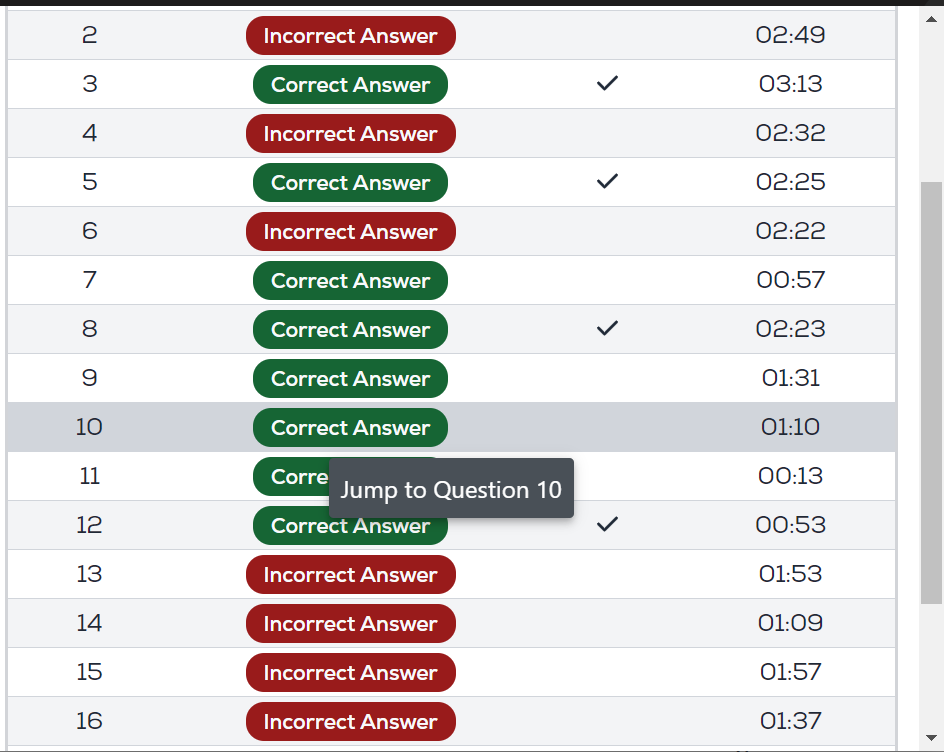
#> input picture input_image.png, 944 x 752 px
$ python q6.py
#> lines starting #> are read from the running program, lines starting #| are printed output that depends on the picture; after the words box and inside, x2 and y2 are one past the last pixel; in counts of white or black regions, pixels touching at a corner belong together
import cv2

file_input = input("Enter the name of the image file with extension: ")
#> the answer given: input_image.png
image = cv2.imread(file_input)
#> image is the input picture: shape (752, 944, 3); mean B, G, R 212.1, 213.9, 216.6
gray = cv2.cvtColor(image, cv2.COLOR_BGR2GRAY)
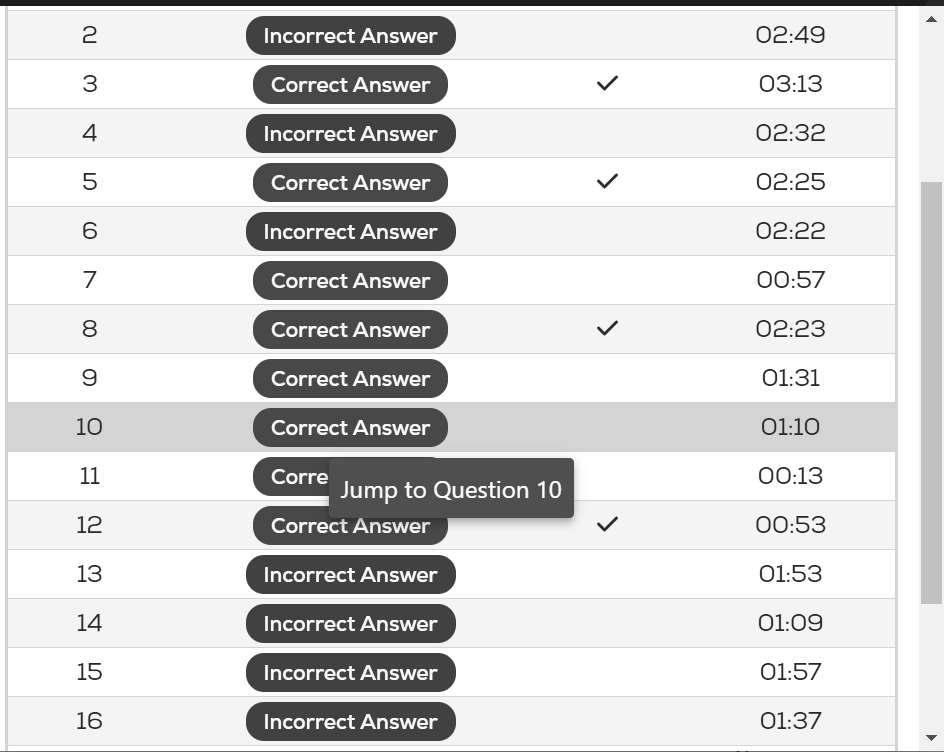
#> gray: shape (752, 944); min 27, max 255, mean 214.6
_, threshold = cv2.threshold(gray, 0, 255, cv2.THRESH_BINARY_INV + cv2.THRESH_OTSU)
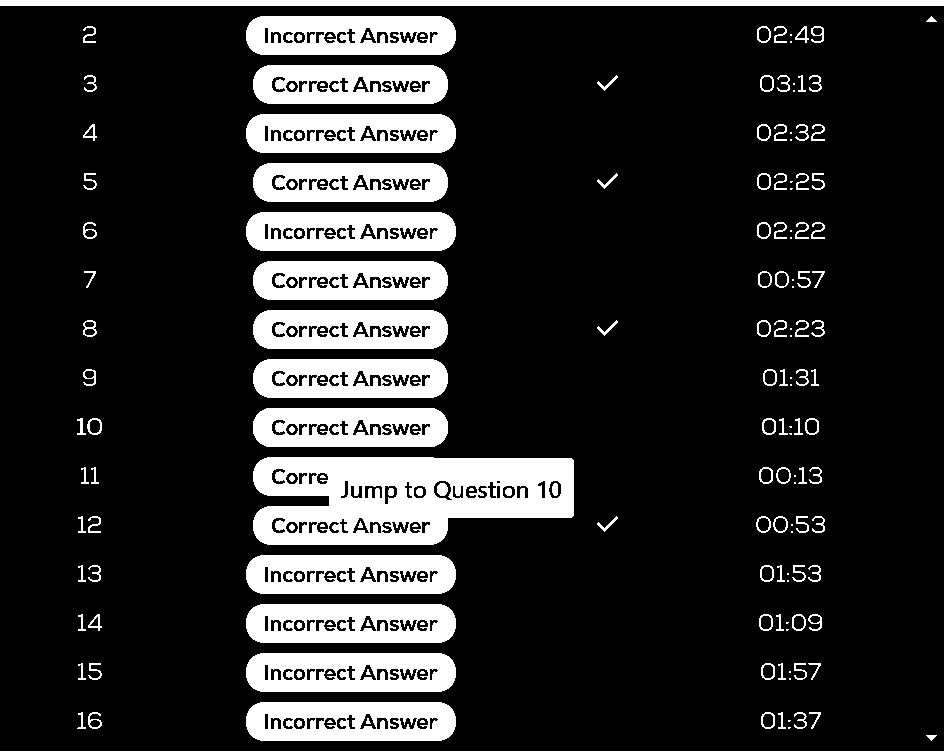
#> threshold: shape (752, 944); 17.1% white; 198 white regions (73 under 20 px)

contours, hierarchy = cv2.findContours(threshold, cv2.RETR_TREE, cv2.CHAIN_APPROX_SIMPLE)
#> contours = 447 contours, 76 with area under 20; largest, box (x1, y1, x2, y2) and area: (253, 457, 574, 545) 23140, (246, 702, 456, 741) 7686, (246, 653, 456, 692) 7686, (246, 604, 456, 643) 7686, (246, 555, 456, 594) 7686
cv2.drawContours(image, contours, 0, (0, 255,0), 3)
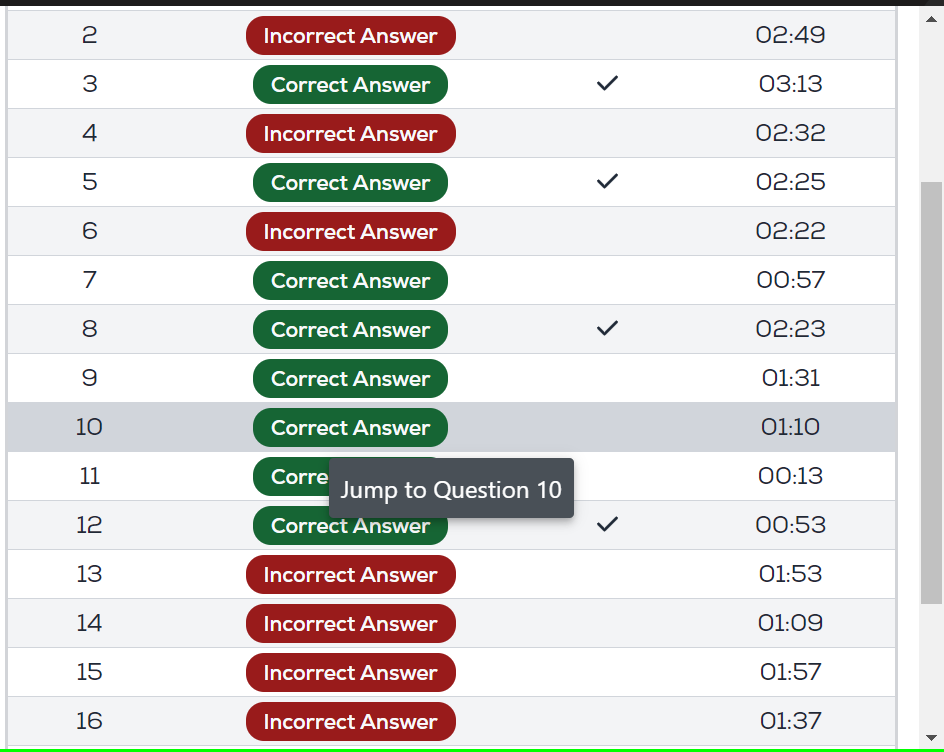
#> image: shape (752, 944, 3); 0.4% of pixels changed, all inside (x1, y1, x2, y2) = (0, 749, 944, 752)

for contour in contours:
    approx = cv2.approxPolyDP(contour, 0.03 * cv2.arcLength(contour, True), True)
    corners = len(approx)

    if corners == 3:
        shape_name = "Triangle"
    elif corners == 4:
        shape_name = "Rectangle or Square"
    elif corners == 5:
        shape_name = "Pentagon"
    elif corners > 5:
        shape_name = "Circle"
    else:
        shape_name = "Unknown"

    cv2.drawContours(image, [approx], 0, (0, 255, 0), 2)
    x = approx.ravel()[0]
    y = approx.ravel()[1] - 10
    cv2.putText(image, shape_name, (x, y), cv2.FONT_HERSHEY_SIMPLEX, 0.5, (0, 255, 0), 2)
#> this loop made 447 passes
#> (contour, approx, corners, shape_name, x, y) on passes 3, 4, 22, 51: ([[788, 727], [788, 728], [789, 728], [790, 727]], [[788, 728], [789, 728], [790, 727], [788, 727]], 4, 'Rectangle or Square', 788, 718), ([[788, 720], [788, 721], [789, 721], [790, 720]], [[788, 721], [789, 721], [790, 720], [788, 720]], 4, 'Rectangle or Square', 788, 711), ([[329, 720], [327, 722], [332, 722], [330, 720]], [[327, 722], [332, 722], [330, 720], [329, 720]], 4, 'Rectangle or Square', 327, 712), ([[329, 671], [327, 673], [332, 673], [330, 671]], [[327, 673], [332, 673], [330, 671], [329, 671]], 4, 'Rectangle or Square', 327, 663)
#> (approx, corners, shape_name, x, y) on passes 1, 2, 5, 13, 32, 33: ([[0, 751], [943, 751]], 2, 'Unknown', 0, 741), ([[926, 735], [931, 740], [936, 735]], 3, 'Triangle', 926, 725), ([[820, 712], [809, 712], [818, 714], [811, 728]], 4, 'Rectangle or Square', 820, 702), ([[246, 716], [260, 740], [455, 726], [441, 702]], 4, 'Rectangle or Square', 246, 706), ([[265, 713], [268, 714], [267, 729], [264, 728]], 4, 'Rectangle or Square', 265, 703), ([[789, 678], [789, 679], [790, 679], [790, 678]], 4, 'Rectangle or Square', 789, 668)
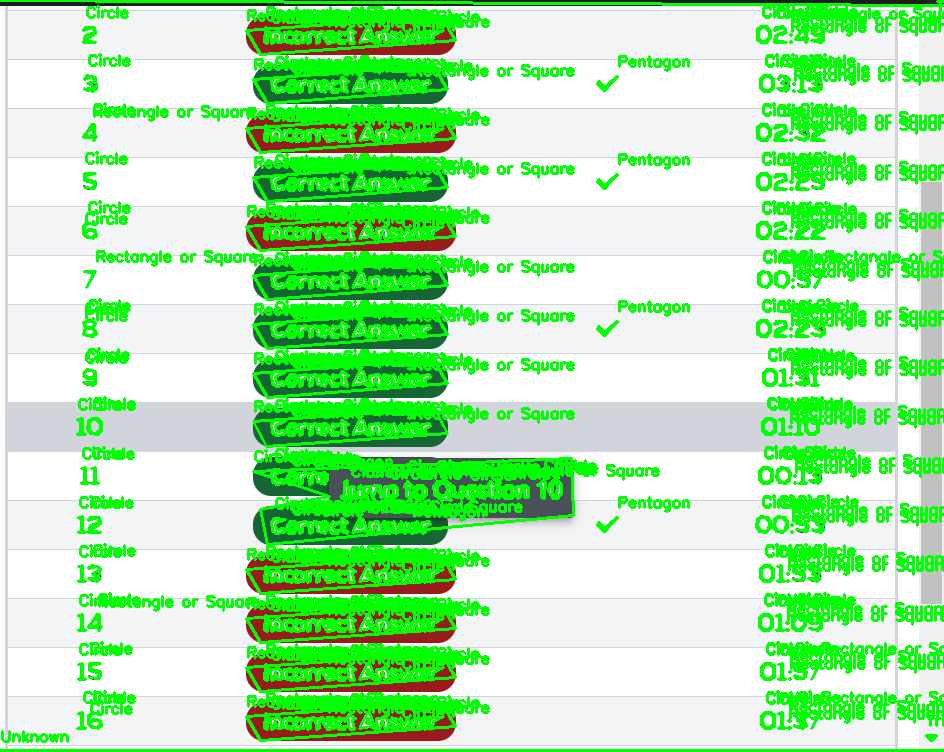
#> image: shape (752, 944, 3); mean B, G, R 172.5, 234.5, 173.7
cv2.imshow('Contours', image)
cv2.waitKey(0)
cv2.destroyAllWindows()
